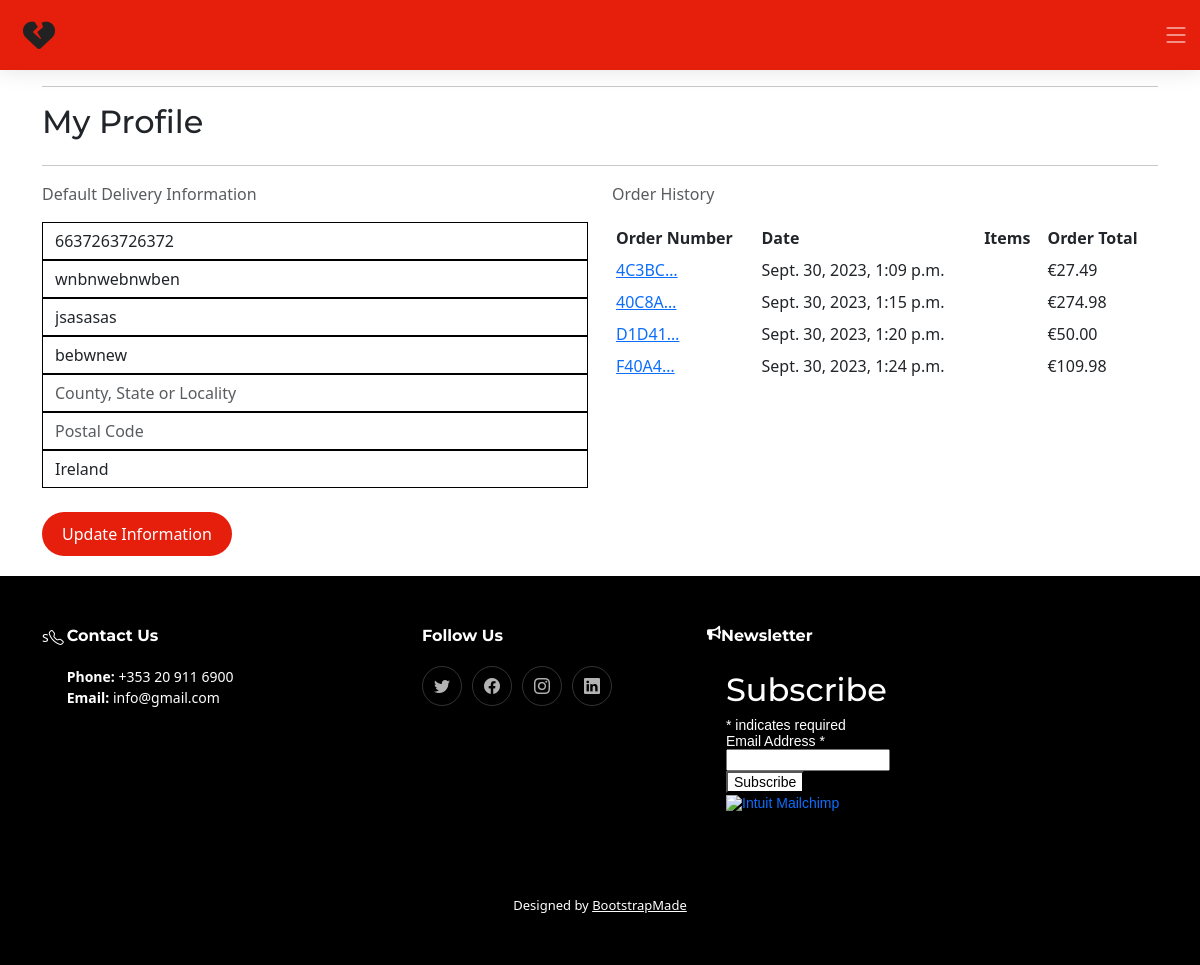
Screenshot of /profile/ (signed in) with the database file from the repository.
### profiles/models.py (models this page shows, shortened)
class UserProfile(models.Model):
    user = models.OneToOneField(User, on_delete=models.CASCADE)
    default_phone_number = models.CharField(max_length=20, null=True, blank=True)
    default_street_address1 = models.CharField(max_length=80, null=True, blank=True)
    default_street_address2 = models.CharField(max_length=80, null=True, blank=True)
    default_town_or_city = models.CharField(max_length=40, null=True, blank=True)
    default_county = models.CharField(max_length=80, null=True, blank=True)
    default_postcode = models.CharField(max_length=20, null=True, blank=True)
    default_country = CountryField(blank_label='Country', null=True, blank=True)

### checkout/models.py (models this page shows, shortened)
class Order(models.Model):
    order_number = models.CharField(max_length=32, null=False, editable=False)
    user_profile = models.ForeignKey(
        UserProfile, on_delete=models.SET_NULL,
        null=True, blank=True, related_name='orders')
    full_name = models.CharField(max_length=50, null=False, blank=False)
    email = models.EmailField(max_length=254, null=False, blank=False)
    phone_number = models.CharField(
        max_length=16)
    country = CountryField(blank_label='Country *', null=False, blank=False)
    postcode = models.CharField(max_length=20, null=True, blank=True)
    town_or_city = models.CharField(max_length=40, null=False, blank=False)
    street_address1 = models.CharField(max_length=80, null=False, blank=False)
    street_address2 = models.CharField(max_length=80, null=True, blank=True)
    county = models.CharField(max_length=80, null=True, blank=True)
    date = models.DateTimeField(auto_now_add=True)
    delivery_cost = models.DecimalField(
        max_digits=6, decimal_places=2, null=False, default=0)
    order_total = models.DecimalField(
        max_digits=10, decimal_places=2, null=False, default=0)
    grand_total = models.DecimalField(
        max_digits=10, decimal_places=2, null=False, default=0)
    original_bag = models.TextField(null=False, blank=False, default='')
    stripe_pid = models.CharField(
        max_length=254, null=False, blank=False, default='')

### profiles/views.py (the view)
# urls.py: path('', views.profile, name='profile'),
@login_required
def profile(request):
    profile = get_object_or_404(UserProfile, user=request.user)
    if request.method == 'POST':
        form = UserProfileForm(request.POST, instance=profile)
        if form.is_valid():
            form.save()
            messages.success(request, 'Profile updated successfully')
    form = UserProfileForm(instance=profile)
    orders = profile.orders.all()
    template = 'profiles/profile.html'
    context = {
        'form': form,
        'orders': orders,
        'on_profile_page': True
    }
    return render(request, template, context)

### profiles/forms.py
class UserProfileForm(forms.ModelForm):
    class Meta:
        model = UserProfile
        exclude = ('user',)
    def __init__(self, *args, **kwargs):
        super().__init__(*args, **kwargs)
        placeholders = {
            'default_phone_number': 'Phone Number',
            'default_postcode': 'Postal Code',
            'default_town_or_city': 'Town or City',
            'default_street_address1': 'Street Address 1',
            'default_street_address2': 'Street Address 2',
            'default_county': 'County, State or Locality',
        }
        self.fields['default_phone_number'].widget.attrs['autofocus'] = True
        for field in self.fields:
            if field != 'default_country':
                if self.fields[field].required:
                    placeholder = f'{placeholders[field]} *'
                else:
                    placeholder = placeholders[field]
                self.fields[field].widget.attrs['placeholder'] = placeholder
            self.fields[
                field].widget.attrs[
                    'class'] = 'border-black rounded-0 profile-form-input'
            self.fields[field].label = False

### bag/contexts.py (called while the page is built, shortened)
def bag_contents(request):
    bag_items = []
    total = 0
    product_count = 0
    bag = request.session.get('bag', {})
    if total < settings.FREE_DELIVERY_THRESHOLD:
        delivery = total * Decimal(settings.STANDARD_DELIVERY_PERCENTAGE / 100)
        free_delivery_delta = settings.FREE_DELIVERY_THRESHOLD - total
    else:
        delivery = 0
        free_delivery_delta = 0
    grand_total = delivery + total
    context = {
        'bag_items': bag_items,
        'total': total,
        'product_count': product_count,
        'delivery': delivery,
        'free_delivery_delta': free_delivery_delta,
        'free_delivery_threshold': settings.FREE_DELIVERY_THRESHOLD,
        'grand_total': grand_total,
    }
    return context

### profiles/templates/profiles/profile.html (shortened to what this page needs)
{% extends "base.html" %}
{% load static %}
{% block content %}
<div class="container">
    <div class="row">
        <div class="col">
            <hr>
            <h2 class="logo-font mb-4">My Profile</h2>
            <hr>
        </div>
    </div>
    <div class="row">
        <div class="col-12 col-lg-6">
            <p class="text-muted">Default Delivery Information</p>
            <form class="mt-3" action="{% url 'profile' %}" method="POST" id="profile-update-form" aria-labelledby="profile form">
                {{ form|crispy}}
                <br>
                <button class="button-primary float-right">Update Information</button>
            </form>
        </div>
        <div class="col-12 col-lg-6">
            <p class="text-muted">Order History</p>
            <div class="order-history table-responsive">
                <table class="table table-sm table-borderless">
                    <thead>
                        <tr>
                            <th>Order Number</th>
                            <th>Date</th>
                            <th>Items</th>
                            <th>Order Total</th>
                        </tr>
                    </thead>
                    <tbody>
                        {% for order in orders %}
                        <tr>
                            <td>
                                <a href="{% url 'order_history' order.order_number %}" title="{{ order.order_number }}">
                                    {{ order.order_number|truncatechars:6 }}
                                </a>
                            </td>
                            <td>{{ order.date }}</td>
                            <td>
                            </td>
                            <td>€{{ order.grand_total }}</td>
                        </tr>
                        {% empty %}
                        <tr>
                            <td colspan="4">No orders to display</td>
                        </tr>
                        {% endfor %}
                    </tbody>
                </table>
            </div>
        </div>
    </div>
</div>
{% endblock %}

### static/css/base.css (style rules this page uses)
html { height: 100%; }
:root { --font-default: "Open Sans", system-ui, -apple-system, "Segoe UI", Roboto, "Helvetica Neue", Arial, "Noto Sans", "Liberation Sans", sans-serif, "Apple Color Emoji", "Segoe UI Emoji", "Segoe UI Symbol", "Noto Color Emoji"; --font-primary: "Montserrat", sans-serif; --font-secondary: "Poppins", sans-serif; }
:root { --color-default: #222222; --color-primary: #e61f0c; --color-secondary: #E2532F; }
:root { scroll-behavior: smooth; }
body { font-family: var(--font-default); color: var(--color-default); }
a { color: var(--color-primary); text-decoration: none; }
h1, h2, h3, h4, h5, h6 { font-family: var(--font-primary); }
select, select option { color: #000000; }
.button-primary { background: var(--color-primary); border: 0; padding: 10px 20px; color: #fff; transition: 0.4s; border-radius: 50px; text-decoration: none; }
@media (min-width: 1200px) { .container { max-width: 80%; } }

### rows the page displays
UserProfile: default_phone_number "6637263726372", default_street_address1 "wnbnwebnwben", default_street_address2 "jsasasas", default_town_or_city "bebwnew", default_country "Ireland"
Order: order_number "4C3BC…", date "Sept. 30, 2023, 1:09 p.m.", grand_total "27.49"
Order: order_number "40C8A…", date "Sept. 30, 2023, 1:15 p.m.", grand_total "274.98"
Order: order_number "D1D41…", date "Sept. 30, 2023, 1:20 p.m.", grand_total "50.00"
Order: order_number "F40A4…", date "Sept. 30, 2023, 1:24 p.m.", grand_total "109.98"
